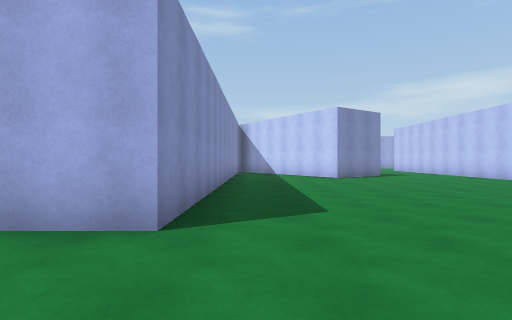
View 1 (above)

24 first-person views from a walk through a 3-D level made in the Unity game engine. The camera is 1.3 m above the floor, looks level and sees 80° across. The floor is counted in squares, 2 m on a side. Each view is taken from the middle of a square. On the plan, view 1 faces up. The plan holds only what a view shows up to about 10 squares ahead; the rest is blank. The place goes on beyond the plan. Surface patterns are stand-ins for the level's own textures.

View 2
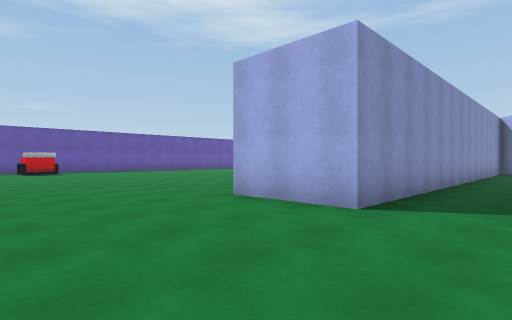

View 3
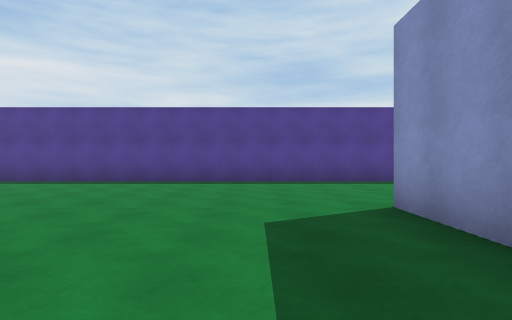

View 4
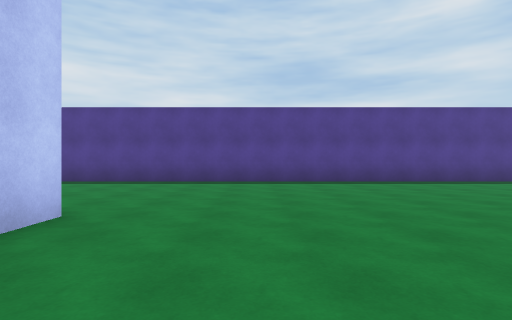

View 5
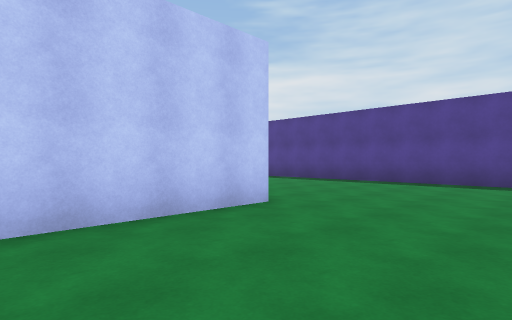

View 6
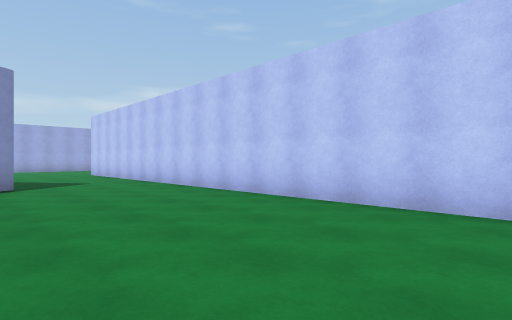

View 7
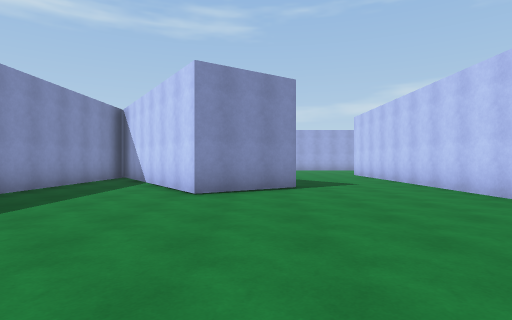

View 8
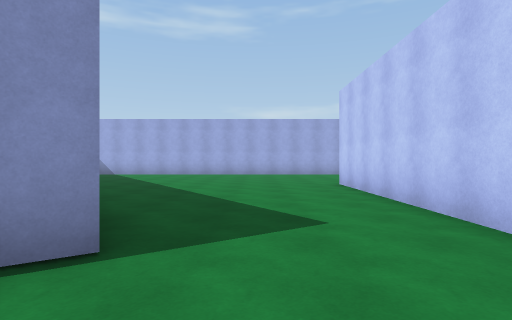

View 9
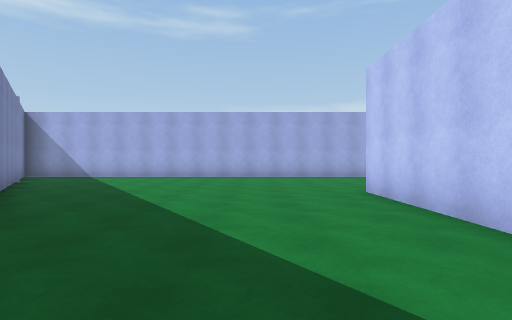

View 10
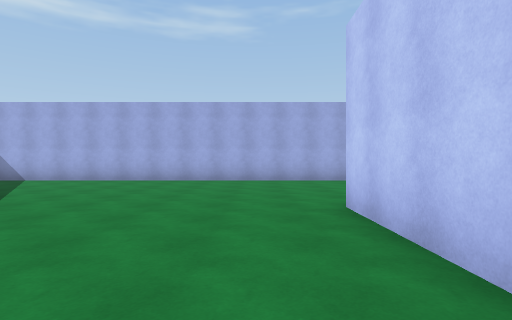

View 11
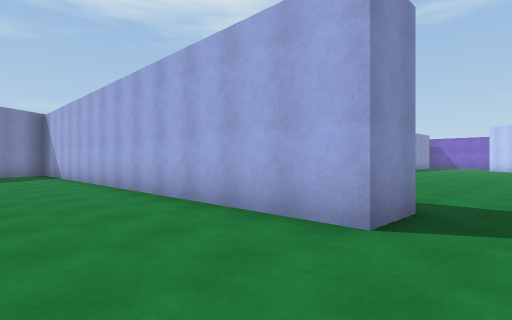

View 12
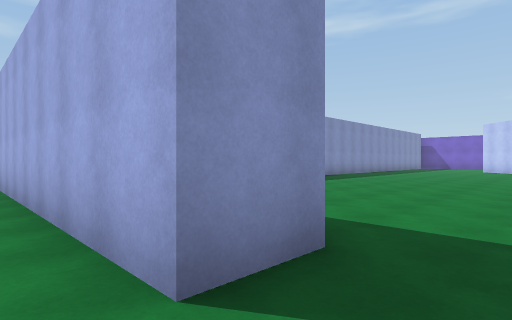

View 13
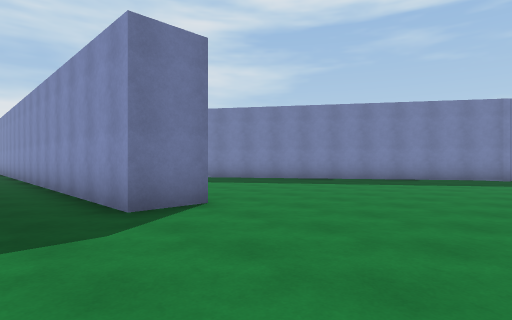

View 14
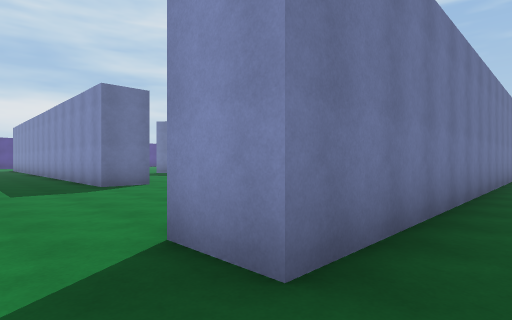

View 15
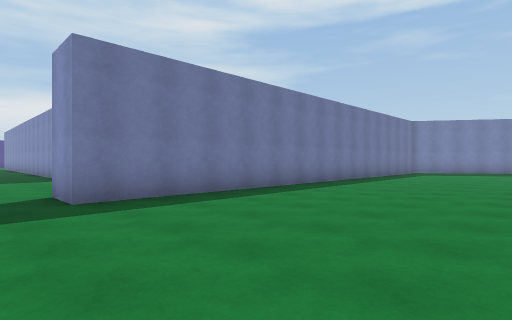

View 16
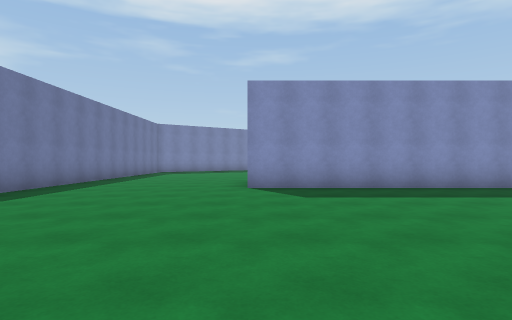

View 17
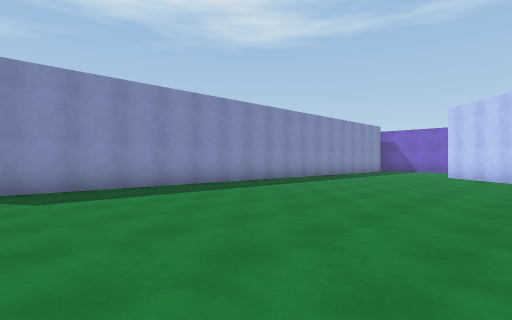

View 18
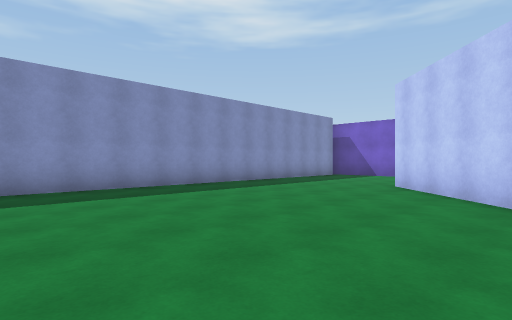

View 19
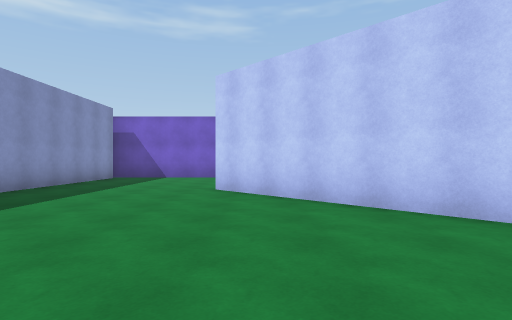

View 20
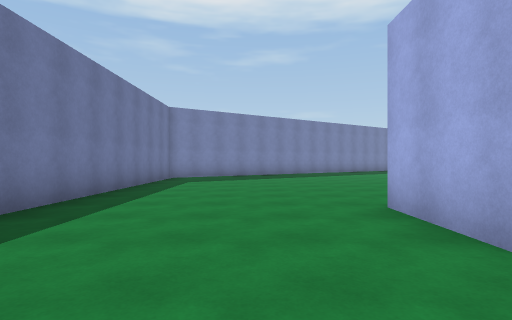

View 21
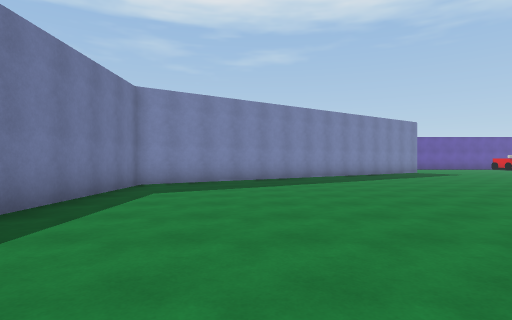

View 22
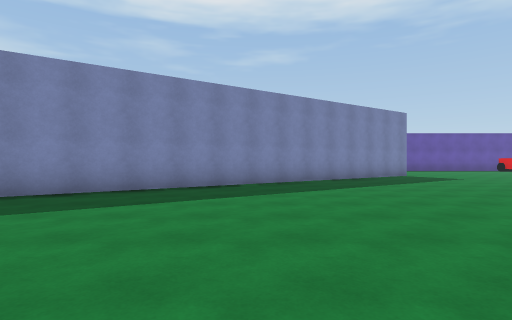

View 23
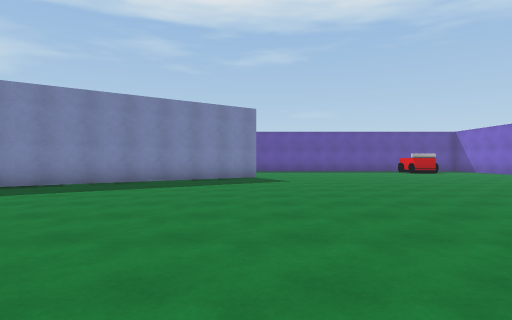

View 24
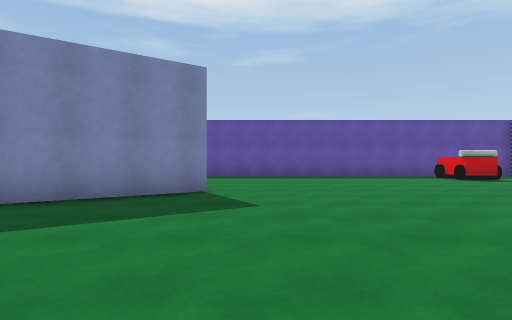

### Floor plan
Points are (right, up) in squares from view 1. A wall is a line through its corners. A room is listed if a view was taken in it or the views show most of it. See-through windows are left out.
Room 1 (views 1, 2, 3, 4, 5, 6, 7, 8, 9, 10, 11, 12, 13)
walls: (-0.9, 15) (-0.9, 2.8) (-3.4, 2.8); (5, 12.1) (2.9, 10.7) (0, 15); (-1, 21) (1.2, 17.7); (-3.2, -2.3) (11.9, -2.3); (8.2, 3.4) (8.2, 18.2) (9.5, 18.2) (9.5, 9.5); (10.8, 23.7) (-1.2, 23.7)
ways out: opening at (11.5, 24.5) to room 2
Room 2 (views 14, 15, 16, 17, 18, 19, 20, 21, 22, 23, 24)
walls: (-11.2, 36) (-3.7, 25) (10.8, 25) (10.8, 23.7); (4.9, 46) (4.9, 29.8) (2.8, 29.8); (12.6, 39.2) (9.1, 42.8)
ways out: opening at (11.5, 24.5) to room 1
objects: other object (-16, 44) to (-15, 44)

Where each view was taken, in squares from view 1:
view 1: 0 up, 0 right, facing up
view 2: 1 down, 1 right, facing up-left
view 3: 7 up, 1 right, facing down
view 4: 7 up, 6 right, facing down
view 5: 7 up, 5 right, facing down-right
view 6: 4 up, 4 right, facing up-right
view 7: 5 up, 4 right, facing up
view 8: 10 up, 6 right, facing up
view 9: 12 up, 6 right, facing up
view 10: 14 up, 7 right, facing up
view 11: 21 up, 12 right, facing up-left
view 12: 23 up, 12 right, facing up-left
view 13: 22 up, 11 right, facing down-left
view 14: 26 up, 12 right, facing down-left
view 15: 30 up, 12 right, facing down-left
view 16: 30 up, 12 right, facing left
view 17: 30 up, 12 right, facing up-left
view 18: 35 up, 12 right, facing up-left
view 19: 36 up, 10 right, facing up
view 20: 28 up, 7 right, facing left
view 21: 28 up, 4 right, facing left
view 22: 30 up, 1 right, facing left
view 23: 36 up, 0 right, facing left
view 24: 37 up, 5 left, facing left
